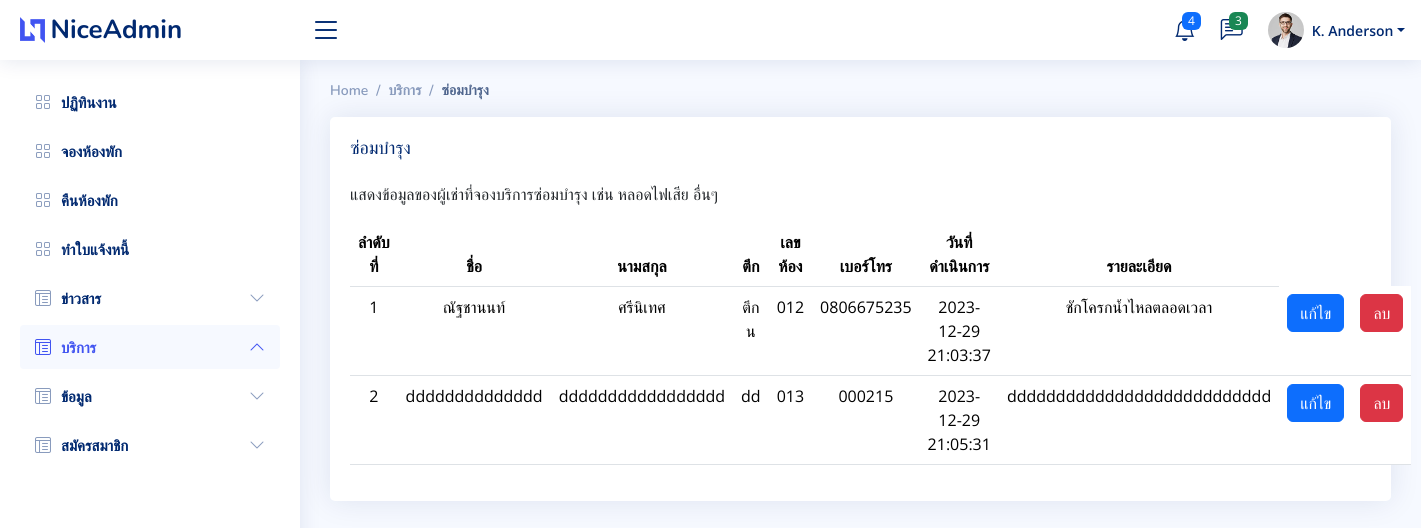
The app's page /admin/repair_service/repair.php with its own data.
### tables this page shows
CREATE TABLE `repair` (
  `RepairID` int(11) NOT NULL,
  `firstname` varchar(300) NOT NULL COMMENT 'ชื่อของผู้เช่า',
  `lastname` varchar(300) NOT NULL COMMENT 'นามสกุลของผู้เช่า',
  `build` varchar(10) NOT NULL COMMENT 'ตึก',
  `num_room` varchar(10) NOT NULL COMMENT 'เลขห้อง',
  `tel` varchar(10) NOT NULL COMMENT 'เบอร์โทรศัพท์ของผู้เช่า',
  `processing_date` datetime DEFAULT NULL COMMENT 'วันที่ดำเนินการ',
  `repair_details` varchar(255) DEFAULT NULL COMMENT 'รายละเอียด',
  `useflag` int(10) NOT NULL COMMENT 'สถานะ'
);

### admin/repair_service/repair.php (the view, shortened to what this page needs)
<!DOCTYPE html>
<html lang="en">
<head>
<?php require('../../connect/connect.php');
  $SQL = "SELECT * FROM repair where UseFlag !=0";
  $stmt = $con->query($SQL);
  $i = 0;
  ?>
  <link href="../assets/vendor/bootstrap/css/bootstrap.min.css" rel="stylesheet">
  <link href="../assets/vendor/bootstrap-icons/bootstrap-icons.css" rel="stylesheet">
  <link href="../assets/vendor/boxicons/css/boxicons.min.css" rel="stylesheet">
  <link href="../assets/vendor/quill/quill.snow.css" rel="stylesheet">
  <link href="../assets/vendor/quill/quill.bubble.css" rel="stylesheet">
  <link href="../assets/vendor/remixicon/remixicon.css" rel="stylesheet">
  <link href="../assets/vendor/simple-datatables/style.css" rel="stylesheet">
  <link href="../assets/css/style.css" rel="stylesheet">
</head>
<body>
  <header id="header" class="header fixed-top d-flex align-items-center">
    <div class="d-flex align-items-center justify-content-between">
      <a href="../homepage_admin.php" class="logo d-flex align-items-center">
        <img src="../assets/img/logo.png" alt="">
        <span class="d-none d-lg-block">NiceAdmin</span>
      </a>
      <i class="bi bi-list toggle-sidebar-btn"></i>
    </div>
    <nav class="header-nav ms-auto">
      <ul class="d-flex align-items-center">
        <li class="nav-item dropdown">
          <a class="nav-link nav-icon" href="#" data-bs-toggle="dropdown">
            <i class="bi bi-bell"></i>
            <span class="badge bg-primary badge-number">4</span>
          </a>
        </li>
        <li class="nav-item dropdown">
          <a class="nav-link nav-icon" href="#" data-bs-toggle="dropdown">
            <i class="bi bi-chat-left-text"></i>
            <span class="badge bg-success badge-number">3</span>
          </a>
        </li>
        <li class="nav-item dropdown pe-3">
          <a class="nav-link nav-profile d-flex align-items-center pe-0" href="#" data-bs-toggle="dropdown">
            <img src="../assets/img/profile-img.jpg" alt="Profile" class="rounded-circle">
            <span class="d-none d-md-block dropdown-toggle ps-2">K. Anderson</span>
          </a>
        </li>
      </ul>
    </nav>
  </header>
  <aside id="sidebar" class="sidebar">
    <ul class="sidebar-nav" id="sidebar-nav">
      <li class="nav-item">
        <a class="nav-link collapsed" href="../homepage_admin.php">
          <i class="bi bi-grid"></i>
          <span>ปฏิทินงาน</span>
        </a>
      </li>
      <li class="nav-item">
        <a class="nav-link collapsed" href="../rentroom/rentroom.php">
          <i class="bi bi-grid"></i>
          <span>จองห้องพัก</span>
        </a>
      </li>
      <li class="nav-item">
        <a class="nav-link collapsed" href="../checkout/check_out.php">
          <i class="bi bi-grid"></i>
          <span>คืนห้องพัก</span>
        </a>
      </li>
      <li class="nav-item">
        <a class="nav-link collapsed" href="../payment/invoice.php">
          <i class="bi bi-grid collapsed"></i>
          <span>ทำใบแจ้งหนี้</span>
        </a>
      </li>
      <li class="nav-item">
        <a class="nav-link collapsed" data-bs-target="#news-nav" data-bs-toggle="collapse" href="#">
          <i class="bi bi-layout-text-window-reverse"></i><span>ข่าวสาร</span><i class="bi bi-chevron-down ms-auto"></i>
        </a>
      </li>
      <li class="nav-item">
        <a class="nav-link " data-bs-target="#service-nav" data-bs-toggle="collapse" href="#">
          <i class="bi bi-layout-text-window-reverse"></i><span>บริการ</span><i class="bi bi-chevron-down ms-auto"></i>
        </a>
      </li>
      <li class="nav-item">
        <a class="nav-link collapsed" data-bs-target="#info-nav" data-bs-toggle="collapse" href="#">
          <i class="bi bi-layout-text-window-reverse"></i><span>ข้อมูล</span><i class="bi bi-chevron-down ms-auto"></i>
        </a>
      </li>
      <li class="nav-item">
        <a class="nav-link collapsed" data-bs-target="#register-nav" data-bs-toggle="collapse" href="#">
          <i class="bi bi-layout-text-window-reverse"></i><span>สมัครสมาชิก</span><i class="bi bi-chevron-down ms-auto"></i>
        </a>
      </li>
    </ul>
  </aside>
  <main id="main" class="main">
    <div class="pagetitle">
      <nav>
        <ol class="breadcrumb">
          <li class="breadcrumb-item"><a href="../homepage_admin.php">Home</a></li>
          <li class="breadcrumb-item">บริการ</li>
          <li class="breadcrumb-item active">ซ่อมบำรุง</li>
        </ol>
      </nav>
    </div>
    <section class="section">
      <div class="row">
        <div class="col-lg-12">
          <div class="card">
            <div class="card-body">
              <h5 class="card-title">ซ่อมบำรุง</h5>
              <p>แสดงข้อมูลของผู้เช่าที่จองบริการซ่อมบำรุง เช่น หลอดไฟเสีย อื่นๆ </p>
              <table class="table datatable">
                <thead>
                <tr>
                  <th> <div align="center">ลำดับที่</div></th>
                  <th> <div align="center">ชื่อ</div></th>
                  <th> <div align="center">นามสกุล</div></th>
                  <th> <div align="center">ตึก</div></th>
                  <th> <div align="center">เลขห้อง</div></th>
                  <th> <div align="center">เบอร์โทร</div></th>
                  <th> <div align="center">วันที่ดำเนินการ</div></th>
                  <th> <div align="center">รายละเอียด</div></th>
                  </tr>
                </thead>
                <tbody>
                <?php
                            while ($row = $stmt->fetch(PDO::FETCH_ASSOC)) {
                                $i = $i+ 1;
                                $firstname =$row["firstname"];
                                $lastname =$row["lastname"];
                                $build= $row["build"];
                                $num_room= $row["num_room"];
                                $tel= $row["tel"];
                                $processing_date= $row["processing_date"];
                                $repair_details= $row["repair_details"];
                        ?>
                  <tr>
                      <td><div align="center"><?php echo $i ?></div></td>
                      <td><div align="center"><?php echo $firstname ?></div></td>
                      <td><div align="center"><?php echo $lastname ?></div></td>
                      <td><div align="center"><?php echo $build ?></div></td>
                      <td><div align="center"><?php echo $num_room ?></div></td>
                      <td><div align="center"><?php echo $tel ?></div></td>
                      <td><div align="center"><?php echo $processing_date ?></div></td>
                      <td><div align="center"><?php echo $repair_details ?></div></td>
                      <td><div align="center"><button type="button" class="btn btn-primary" >แก้ไข</button></div></td>
                      <td><div ><button type="button" class="btn btn-danger">ลบ</button></div></td>
                   </tr>
                   <?php
                        }
                        ?>
                </tbody>
              </table>
            </div>
          </div>
        </div>
      </div>
    </section>
  </main>
</body>
</html>

### admin/assets/css/style.css (style rules this page uses)
:root { scroll-behavior: smooth; }
body { font-family: "Open Sans", sans-serif; background: #f6f9ff; color: #444444; }
a { color: #4154f1; text-decoration: none; }
h1, h2, h3, h4, h5, h6 { font-family: "Nunito", sans-serif; }
#main { margin-top: 60px; padding: 20px 30px; transition: all 0.3s; }
.pagetitle { margin-bottom: 10px; }
.card { margin-bottom: 30px; border: none; border-radius: 5px; box-shadow: 0px 0 30px rgba(1, 41, 112, 0.1); }
.card-title { padding: 20px 0 15px 0; font-size: 18px; font-weight: 500; color: #012970; font-family: "Poppins", sans-serif; }
.card-body { padding: 0 20px 20px 20px; }
.breadcrumb { font-size: 14px; font-family: "Nunito", sans-serif; color: #899bbd; font-weight: 600; }
.breadcrumb a { color: #899bbd; transition: 0.3s; }
.breadcrumb .breadcrumb-item::before { color: #899bbd; }
.breadcrumb .active { color: #51678f; font-weight: 600; }
.logo { line-height: 1; }
@media (min-width: 1200px) { .logo { width: 280px; } }
.logo img { max-height: 26px; margin-right: 6px; }
.logo span { font-size: 26px; font-weight: 700; color: #012970; font-family: "Nunito", sans-serif; }
.header { transition: all 0.5s; z-index: 997; height: 60px; box-shadow: 0px 2px 20px rgba(1, 41, 112, 0.1); background-color: #fff; padding-left: 20px; }
.header .toggle-sidebar-btn { font-size: 32px; padding-left: 10px; cursor: pointer; color: #012970; }
.header-nav ul { list-style: none; }
.header-nav>ul { margin: 0; padding: 0; }
.header-nav .nav-icon { font-size: 22px; color: #012970; margin-right: 25px; position: relative; }
.header-nav .nav-profile { color: #012970; }
.header-nav .nav-profile img { max-height: 36px; }
.header-nav .nav-profile span { font-size: 14px; font-weight: 600; }
.header-nav .badge-number { position: absolute; inset: -2px -5px auto auto; font-weight: normal; font-size: 12px; padding: 3px 6px; }
.sidebar { position: fixed; top: 60px; left: 0; bottom: 0; width: 300px; z-index: 996; transition: all 0.3s; padding: 20px; overflow-y: auto; scrollbar-width: thin; scrollbar-color: #aab7cf transparent; box-shadow: 0px 0px 20px rgba(1, 41, 112, 0.1); background-color: #fff; }
@media (min-width: 1200px) { #main, #footer { margin-left: 300px; } }
.sidebar-nav { padding: 0; margin: 0; list-style: none; }
.sidebar-nav li { padding: 0; margin: 0; list-style: none; }
.sidebar-nav .nav-item { margin-bottom: 5px; }
.sidebar-nav .nav-link { display: flex; align-items: center; font-size: 15px; font-weight: 600; color: #4154f1; transition: 0.3; background: #f6f9ff; padding: 10px 15px; border-radius: 4px; }
.sidebar-nav .nav-link i { font-size: 16px; margin-right: 10px; color: #4154f1; }
.sidebar-nav .nav-link.collapsed { color: #012970; background: #fff; }
.sidebar-nav .nav-link.collapsed i { color: #899bbd; }
.sidebar-nav .nav-link .bi-chevron-down { margin-right: 0; transition: transform 0.2s ease-in-out; }
.sidebar-nav .nav-link:not(.collapsed) .bi-chevron-down { transform: rotate(180deg); }

### records on screen
repair: firstname "ณัฐชานนท์", lastname "ศรีนิเทศ", build "ตึก น", num_room "012", tel "0806675235", processing_date "2023-12-29 21:03:37", repair_details "ชักโครกน้ำไหลตลอดเวลา"
repair: firstname "dddddddddddddd", lastname "ddddddddddddddddd", build "dd", num_room "013", tel "000215", processing_date "2023-12-29 21:05:31", repair_details "ddddddddddddddddddddddddddd"
